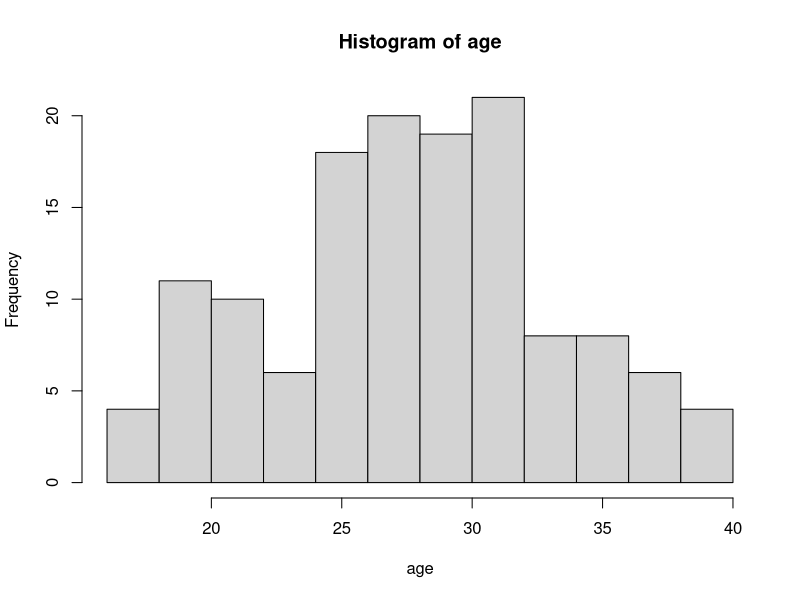
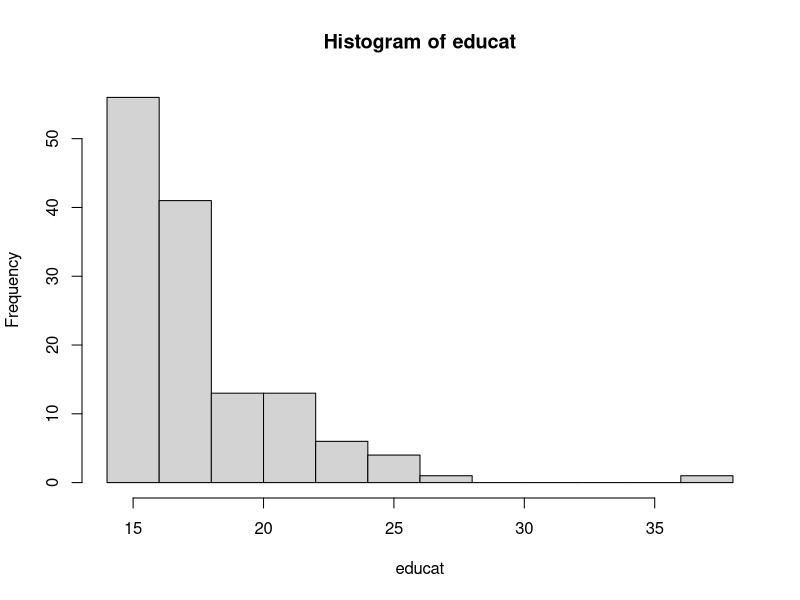
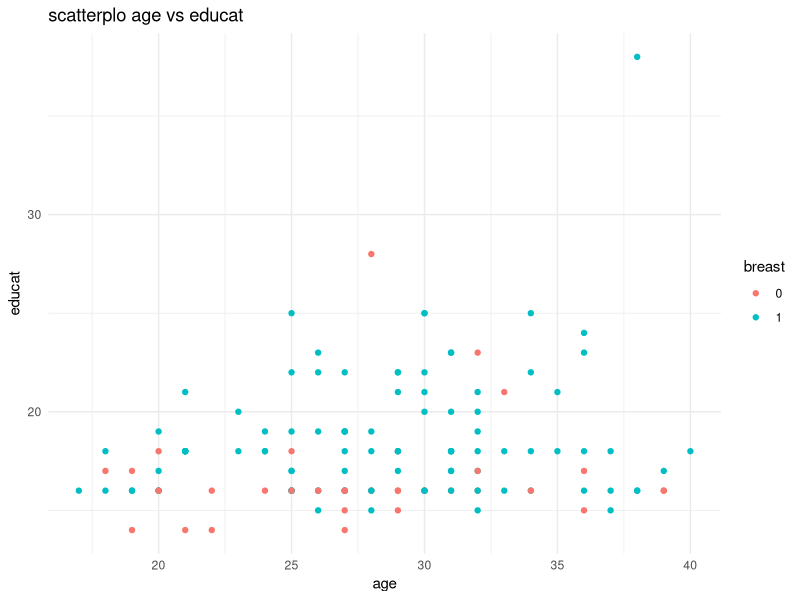
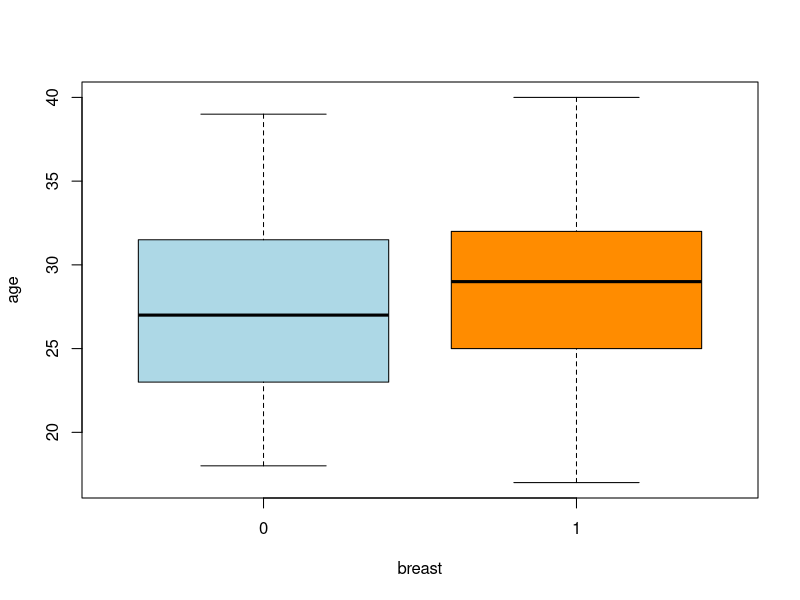
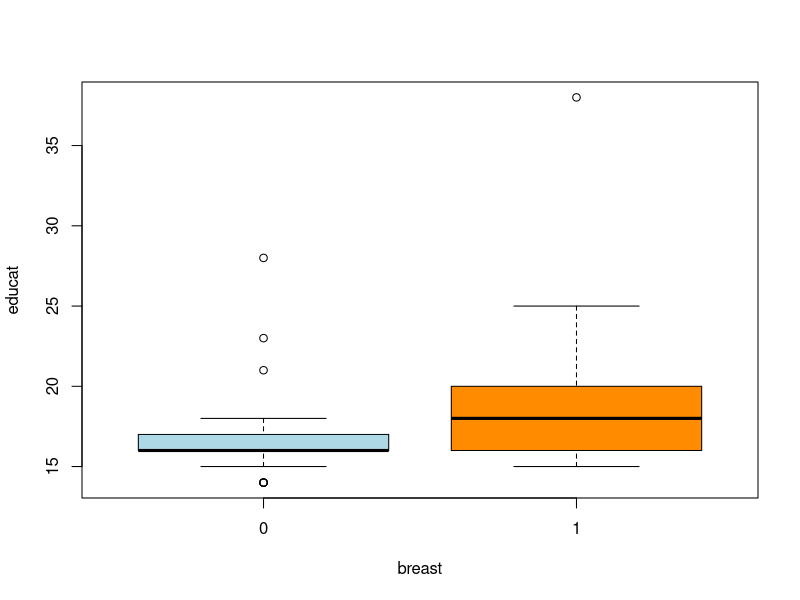
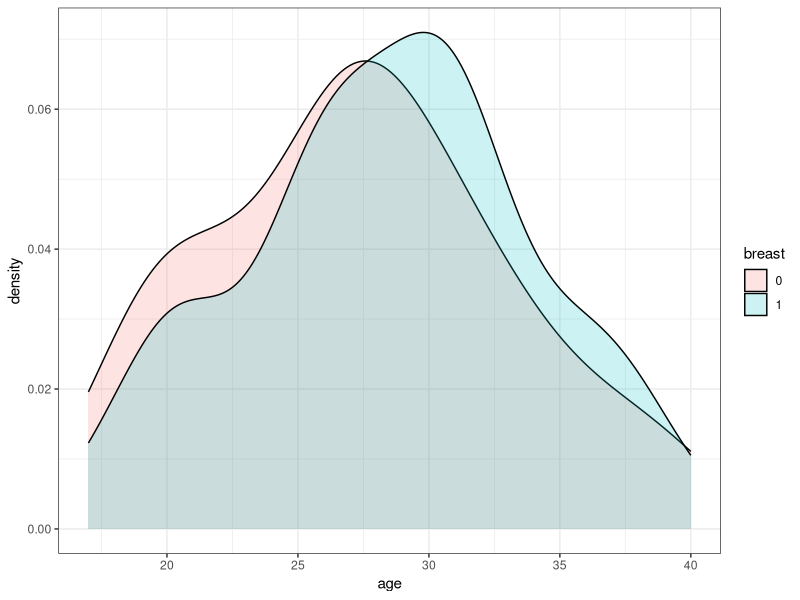
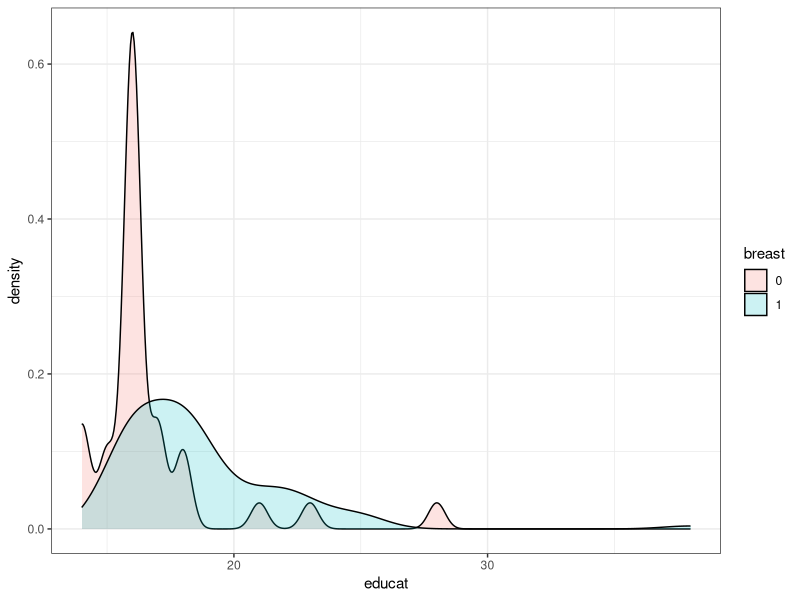
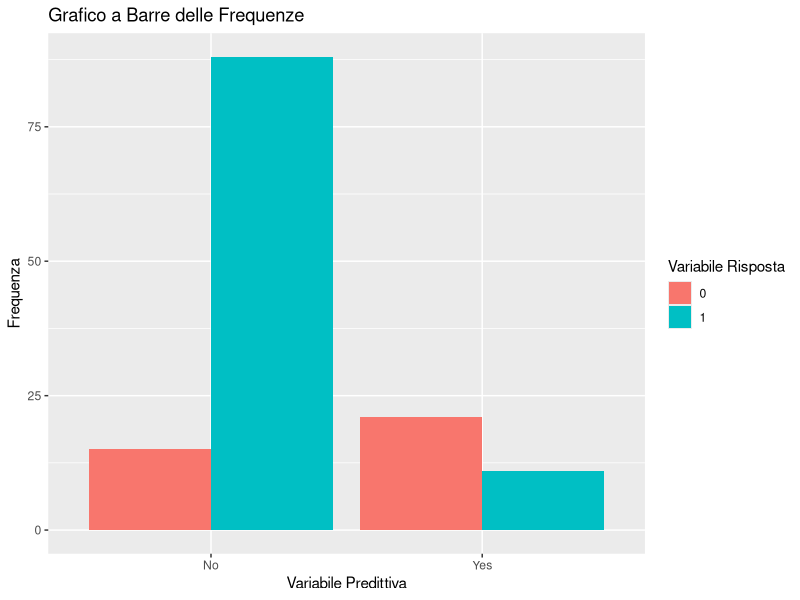

These figures' R source, in order: (Note: this script raises an error after producing the figures.)
## ---- chunk 1
# Package names
packages <- c("tidyverse", "dplyr","gridExtra", "caret","class","ROCR" )

# Install packages not yet installed
installed_packages <- packages %in% rownames(installed.packages())
if (any(installed_packages == FALSE)) {
  install.packages(packages[!installed_packages])
}

# Packages loading
invisible(lapply(packages, library, character.only = TRUE))
knitr::opts_chunk$set(warning=FALSE,
                      message=FALSE,
                      tidy.opts=list(width.cutoff = 80),
                      tidy = TRUE)

## ---- chunk 2
df <- read.csv("bf.csv") # import data
dim(df) # show the dimensions of the dataset (n.rows, n.columns) 
## ---- chunk 3
names(df)
## ---- chunk 4
head(df, 6)
glimpse(df)
## ---- chunk 5
df %>% 
  filter(!complete.cases(.)) %>% 
  print()# see na records

## ---- chunk 6
df <- df %>% 
    select(names(df)) %>%
  na.omit() %>% 
  mutate(breast = recode(breast, 
                         Breast = "1",
                         Bottle = "0")) %>% 
  mutate_if(is.character,as.factor)

head(df)

glimpse(df)
attach(df)
## ---- chunk 7
summary(df)
## ---- chunk 8
prop.table(table(breast))
prop.table(table(smokenow))
prop.table(table(partner))
## ---- chunk 9
hist(age)
hist(educat)
## ---- chunk 10
# FIGURE 4.1.
df %>% 
  ggplot(aes(x= age,
             y= educat,
             colour= breast))+
  geom_point()+
  labs(title="scatterplo age vs educat")+
  theme_minimal()

## ---- chunk 11
boxplot(age ~ breast, data = df, col = c("lightblue", "darkorange"), xlab = "breast",
ylab = "age")
## ---- chunk 12
boxplot(educat ~ breast, data = df, col = c("lightblue", "darkorange"), xlab = "breast",
ylab = "educat")
## ---- chunk 13
# distribution in respect of breast
df %>% 
  ggplot(aes(age, fill= breast))+
  geom_density(alpha = 0.2)+
  theme_bw()
# distribution in respect of breast
df %>% 
  ggplot(aes(educat, fill= breast))+
  geom_density(alpha = 0.2)+
  theme_bw()
## ---- chunk 14
df %>% 
  ggplot( aes(smokenow, fill = breast)) +
  geom_bar(position = "dodge", stat = "count") +
  labs(x = "Variabile Predittiva", y = "Frequenza", fill = "Variabile Risposta") +
  ggtitle("Grafico a Barre delle Frequenze")
  

## ---- chunk 15
pairs(df)
## ---- chunk 16
df %>% 
  select(!is.factor) %>% 
    cor()
## ---- chunk 17
# select categorical variables
plot_names <- df %>%
  select_if(is.factor) %>%
   select(-breast)

# create a grid
# Inizializza una lista per memorizzare i grafici
plots_list <- list()


# plot categorical variables
grid.arrange(
for (i in names(plot_names)){
  tbl <- table(plot_names[[i]],breast)
  br <- barplot(tbl, xlab = "Breadfist method", ylab = paste(i, "counts"), main="test", beside = TRUE, col = c("red","pink"))
  plots_list <- br

} ,
nrow = 3,
  top = "Title of the page")


## ---- chunk 18

# Inizializza un dataframe vuoto per memorizzare i risultati

all_var <- all_chi_s <- all_p_val <- c()

# # Ciclo per calcolare il chi-quadro e memorizzare i risultati nel dataframe


for (i in names(plot_names)){
    tbl <- table(plot_names[[i]],breast)
    chi_sq<- chisq.test(tbl)
    
    # all in one dataset
    all_var <- append(all_var, i)
    all_chi_s <- append(all_chi_s, chi_sq$statistic)
    all_p_val <-append(all_p_val,round(chi_sq$p.value, 6))
}

test_df <- data.frame(
  Variable = all_var,
  Chi_squared = all_chi_s,
  P_value = all_p_val
)


## ---- chunk 19
# class imbalance
prop.table(table(breast))
## ---- chunk 20
# Set the seed for reproducible results
set.seed(5)

# Obtain indices for creating a data partition with the desired proportion of observations belonging to the 'breast' class
props <- prop.table(table(breast)) # retrieving the proportion
train_indices <- caret::createDataPartition(breast, p=props[["1"]], list = FALSE)  

#create training set
df_train <- df[train_indices,]
y_tr <- breast[train_indices]

# check for training set's class unbalance
prop.table(table(y_tr)) == round(props,2)

#create test set

df_test  <- df[-train_indices, ]
y_ts <- breast[-train_indices]

# check for test set's class unbalance
prop.table(table(y_ts)) == round(props,2) # close, probably due to small sample

## ---- chunk 21
mod1 <- glm(breast~., data = df_train, family=binomial)
summary(mod1)

## ---- chunk 22
# library
library(class)

# create train and test set for K-NN

x_train <- df_train %>% 
    select(-breast) %>% 
    mutate_if(is.factor,as.numeric) %>%  # mutate factors into numeri, avoiding coercion warning message with knn()
    mutate(across(where(is.numeric), ~case_when(. == 1 ~ 0, . == 2 ~ 1, TRUE ~ .))) #recoding 

x_test <- df_test %>% 
    select(-breast) %>% 
    mutate_if(is.factor,as.numeric) %>%  # mutate factors into numeri, avoiding coercion warning message with knn()
    mutate(across(where(is.numeric), ~case_when(. == 1 ~ 0, . == 2 ~ 1, TRUE ~ .))) # recoding

# define a function to compute the rate
calc_error_rate <- function(predicted.value, true.value) {
mean(true.value != predicted.value)
}

# initialize the error rate vector
errors_ts <- c()

# initialize the k values vector
kvec <- c(seq(1:100))

# loop for computing different value of error rate in respect to chaning k'values

for (k in kvec) {
  pred_ts <- knn(x_train, x_test, y_tr, k = k)
  err_ts <- calc_error_rate(pred_ts, y_ts)
  errors_ts <- append(errors_ts, err_ts)
}

plot(x= 1/kvec, y=errors_ts, type = "b", xlim = c(0.01, 1), ylim = c(0, 0.6), log = "x", xlab = "1/K",
ylab = "Error Rate")

# select the k value that minimizes the error rate
k_star <- kvec[which.min(errors_ts)]
## ---- chunk 23
# take predictio knn with k = 9
knn_pred <- knn(x_train, x_test, y_tr, k = 9)

## take prediction with fitted logistic regression
mod1_predict <- predict(mod1, df_test, type= "response")

# We want actual labels instead of probabilities (and we are using our standard 0.5 threshold):

glm_pred <- rep(0, nrow(df_test))
glm_pred[mod1_predict > 0.5] <- 1
## ---- chunk 24
# confusion matrix for knn where k = 9
table(knn_pred, y_ts)

# confusion matrix for logist regression and T = 0.5 
table(glm_pred, y_ts)
## ---- chunk 25
# K-nn k=7 accurancy
k_acc<- mean(knn_pred == y_ts)
# Logistic regression with T=0.5 accurancy
glm_acc <- mean(glm_pred == y_ts)
# K-nn k=7 sensitivity

k_sens <- sum(knn_pred ==1  & y_ts == 1) / sum(y_ts == 1)

# K-nn k=7 specificity
k_spec <- sum(knn_pred ==0  & y_ts == 0) / sum(y_ts == 0)

# K-nn k=7 false positive rate
k_fpr <- 1- k_spec

# Logistic regression with T=0.5 sensitivity
log_sens <- sum(glm_pred ==1  & y_ts == 1) / sum(y_ts == 1)
# Logistic regression with T=0.5 specificity
log_spec <- sum(glm_pred ==0  & y_ts == 0) / sum(y_ts == 0)

# Logistic regression with T=0.5 precision
log_fpr <- 1- log_spec

## ---- chunk 26
# first, we need to create a "prediction" object
# I specify ROCR:: to highlight that "prediction()" is part of this library
predob <- ROCR::prediction(mod1_predict, y_ts)
# then we need a "performance" object
perf <- ROCR::performance(predob, "tpr", "fpr")
# now the plot!
plot(perf)
abline(0, 1, col = "gray", lty = 2)
#

res.auc <- ROCR::performance(predob, "auc")
res.auc@y.values

## ---- chunk 27

cost_perf = performance(predob, "cost")
predob@cutoffs[[1]][which.min(cost_perf@y.values[[1]])]
